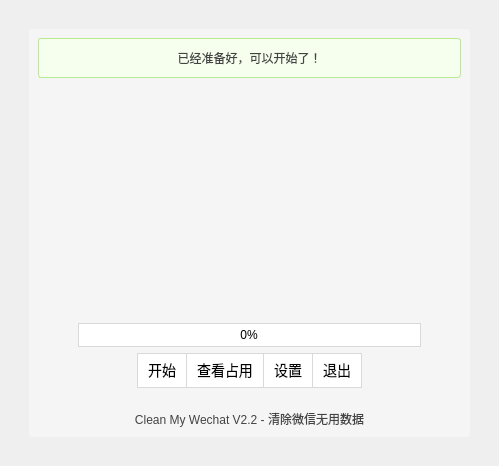
<?xml version="1.0" encoding="UTF-8"?>
<ui version="4.0">
 <class>MainWindow</class>
 <widget class="QMainWindow" name="MainWindow">
  <property name="geometry">
   <rect>
    <x>0</x>
    <y>0</y>
    <width>499</width>
    <height>466</height>
   </rect>
  </property>
  <property name="windowTitle">
   <string>Wechat Cleaner</string>
  </property>
  <property name="autoFillBackground">
   <bool>false</bool>
  </property>
  <property name="styleSheet">
   <string notr="true">* {
	font: 9pt &quot;微软雅黑&quot;;
}
</string>
  </property>
  <widget class="QWidget" name="centralwidget">
   <property name="styleSheet">
    <string notr="true"/>
   </property>
   <layout class="QGridLayout" name="gridLayout">
    <item row="2" column="1">
     <spacer name="horizontalSpacer_2">
      <property name="orientation">
       <enum>Qt::Horizontal</enum>
      </property>
      <property name="sizeHint" stdset="0">
       <size>
        <width>40</width>
        <height>20</height>
       </size>
      </property>
     </spacer>
    </item>
    <item row="0" column="1">
     <spacer name="horizontalSpacer">
      <property name="orientation">
       <enum>Qt::Horizontal</enum>
      </property>
      <property name="sizeHint" stdset="0">
       <size>
        <width>40</width>
        <height>20</height>
       </size>
      </property>
     </spacer>
    </item>
    <item row="1" column="2">
     <spacer name="verticalSpacer_2">
      <property name="orientation">
       <enum>Qt::Vertical</enum>
      </property>
      <property name="sizeHint" stdset="0">
       <size>
        <width>20</width>
        <height>40</height>
       </size>
      </property>
     </spacer>
    </item>
    <item row="1" column="0">
     <spacer name="verticalSpacer">
      <property name="orientation">
       <enum>Qt::Vertical</enum>
      </property>
      <property name="sizeHint" stdset="0">
       <size>
        <width>20</width>
        <height>40</height>
       </size>
      </property>
     </spacer>
    </item>
    <item row="1" column="1">
     <widget class="QFrame" name="mainFrame">
      <property name="minimumSize">
       <size>
        <width>3</width>
        <height>3</height>
       </size>
      </property>
      <property name="styleSheet">
       <string notr="true">.QFrame {
	background: rgb(245, 245, 245);
	border-radius: 3px;
}</string>
      </property>
      <property name="frameShape">
       <enum>QFrame::StyledPanel</enum>
      </property>
      <property name="frameShadow">
       <enum>QFrame::Raised</enum>
      </property>
      <layout class="QVBoxLayout" name="verticalLayout">
       <item>
        <widget class="QLabel" name="lab_info">
         <property name="minimumSize">
          <size>
           <width>0</width>
           <height>40</height>
          </size>
         </property>
         <property name="styleSheet">
          <string notr="true">.QLabel {
	border:1px solid #b7eb8f;
	border-radius:3px;
	line-height: 140px;
	padding: 5px;
	color: #434343;
	background: #f6ffed;
}</string>
         </property>
         <property name="text">
          <string>&lt;html&gt;&lt;head/&gt;&lt;body&gt;&lt;p&gt;已经准备好，可以开始了！&lt;/p&gt;&lt;/body&gt;&lt;/html&gt;</string>
         </property>
         <property name="alignment">
          <set>Qt::AlignCenter</set>
         </property>
        </widget>
       </item>
       <item>
        <spacer name="verticalSpacer_4">
         <property name="orientation">
          <enum>Qt::Vertical</enum>
         </property>
         <property name="sizeHint" stdset="0">
          <size>
           <width>20</width>
           <height>40</height>
          </size>
         </property>
        </spacer>
       </item>
       <item>
        <layout class="QHBoxLayout" name="horizontalLayout_7">
         <item>
          <spacer name="horizontalSpacer_13">
           <property name="orientation">
            <enum>Qt::Horizontal</enum>
           </property>
           <property name="sizeHint" stdset="0">
            <size>
             <width>40</width>
             <height>20</height>
            </size>
           </property>
          </spacer>
         </item>
         <item>
          <widget class="QLabel" name="lab_logo">
           <property name="minimumSize">
            <size>
             <width>200</width>
             <height>200</height>
            </size>
           </property>
           <property name="styleSheet">
            <string notr="true">.QLabel {
	image: url(:/icon/wechat.png);
}</string>
           </property>
           <property name="text">
            <string/>
           </property>
           <property name="alignment">
            <set>Qt::AlignCenter</set>
           </property>
          </widget>
         </item>
         <item>
          <spacer name="horizontalSpacer_14">
           <property name="orientation">
            <enum>Qt::Horizontal</enum>
           </property>
           <property name="sizeHint" stdset="0">
            <size>
             <width>40</width>
             <height>20</height>
            </size>
           </property>
          </spacer>
         </item>
        </layout>
       </item>
       <item>
        <spacer name="verticalSpacer_5">
         <property name="orientation">
          <enum>Qt::Vertical</enum>
         </property>
         <property name="sizeHint" stdset="0">
          <size>
           <width>20</width>
           <height>40</height>
          </size>
         </property>
        </spacer>
       </item>
       <item>
        <layout class="QHBoxLayout" name="horizontalLayout_2">
         <item>
          <spacer name="horizontalSpacer_4">
           <property name="orientation">
            <enum>Qt::Horizontal</enum>
           </property>
           <property name="sizeType">
            <enum>QSizePolicy::Fixed</enum>
           </property>
           <property name="sizeHint" stdset="0">
            <size>
             <width>40</width>
             <height>20</height>
            </size>
           </property>
          </spacer>
         </item>
         <item>
          <widget class="QProgressBar" name="bar_progress">
           <property name="sizePolicy">
            <sizepolicy hsizetype="Preferred" vsizetype="Fixed">
             <horstretch>0</horstretch>
             <verstretch>0</verstretch>
            </sizepolicy>
           </property>
           <property name="maximumSize">
            <size>
             <width>16777215</width>
             <height>16777215</height>
            </size>
           </property>
           <property name="layoutDirection">
            <enum>Qt::LeftToRight</enum>
           </property>
           <property name="styleSheet">
            <string notr="true">.QProgressBar {
    background: #fff;
	border:1px solid #d9d9d9;
	border-radius: 13px;
	color: black;
}
QProgressBar::chunk {
	background-color: #1890ff;
	border-radius:12px;
}</string>
           </property>
           <property name="value">
            <number>0</number>
           </property>
           <property name="alignment">
            <set>Qt::AlignCenter</set>
           </property>
           <property name="textVisible">
            <bool>true</bool>
           </property>
           <property name="orientation">
            <enum>Qt::Horizontal</enum>
           </property>
           <property name="invertedAppearance">
            <bool>false</bool>
           </property>
          </widget>
         </item>
         <item>
          <spacer name="horizontalSpacer_3">
           <property name="orientation">
            <enum>Qt::Horizontal</enum>
           </property>
           <property name="sizeType">
            <enum>QSizePolicy::Fixed</enum>
           </property>
           <property name="sizeHint" stdset="0">
            <size>
             <width>40</width>
             <height>20</height>
            </size>
           </property>
          </spacer>
         </item>
        </layout>
       </item>
       <item>
        <layout class="QHBoxLayout" name="horizontalLayout_3">
         <property name="spacing">
          <number>0</number>
         </property>
         <item>
          <spacer name="horizontalSpacer_5">
           <property name="orientation">
            <enum>Qt::Horizontal</enum>
           </property>
           <property name="sizeType">
            <enum>QSizePolicy::Fixed</enum>
           </property>
           <property name="sizeHint" stdset="0">
            <size>
             <width>100</width>
             <height>20</height>
            </size>
           </property>
          </spacer>
         </item>
         <item>
          <widget class="QLabel" name="lab_clean">
           <property name="styleSheet">
            <string notr="true">.QLabel {
    color: rgba(0,0,0,.65);
    background-color: #fff;
    border: 1px solid #d9d9d9;
	border-right: 0px; 
	height: 24px;
	font-size: 14px;
	padding: 0px 10px;
}
.QLabel:hover {
    color: #40a9ff;
    background-color: #fff;
    border: 1px solid #40a9ff;
	height: 24px;
	font-size: 14px
}</string>
           </property>
           <property name="text">
            <string>&lt;html&gt;&lt;head/&gt;&lt;body&gt;&lt;p&gt;开始&lt;/p&gt;&lt;/body&gt;&lt;/html&gt;</string>
           </property>
           <property name="alignment">
            <set>Qt::AlignCenter</set>
           </property>
          </widget>
         </item>
         <item>
          <widget class="QLabel" name="lab_space">
           <property name="minimumSize">
            <size>
             <width>0</width>
             <height>35</height>
            </size>
           </property>
           <property name="styleSheet">
            <string notr="true">.QLabel {
    color: rgba(0,0,0,.65);
    background-color: #fff;
    border: 1px solid #d9d9d9;
	border-right: 0px; 
	height: 24px;
	font-size: 14px;
	padding: 0px 10px;
}
.QLabel:hover {
    color: #40a9ff;
    background-color: #fff;
    border: 1px solid #40a9ff;
	height: 24px;
	font-size: 14px
}</string>
           </property>
           <property name="text">
            <string>&lt;html&gt;&lt;head/&gt;&lt;body&gt;&lt;p&gt;查看占用&lt;/p&gt;&lt;/body&gt;&lt;/html&gt;</string>
           </property>
           <property name="alignment">
            <set>Qt::AlignCenter</set>
           </property>
          </widget>
         </item>
         <item>
          <widget class="QLabel" name="lab_config">
           <property name="minimumSize">
            <size>
             <width>0</width>
             <height>35</height>
            </size>
           </property>
           <property name="styleSheet">
            <string notr="true">.QLabel {
    color: rgba(0,0,0,.65);
    background-color: #fff;
    border: 1px solid #d9d9d9;
	border-right: 0px; 
	height: 24px;
	font-size: 14px;
	padding: 0px 10px;
}
.QLabel:hover {
    color: #40a9ff;
    background-color: #fff;
    border: 1px solid #40a9ff;
	height: 24px;
	font-size: 14px
}</string>
           </property>
           <property name="text">
            <string>&lt;html&gt;&lt;head/&gt;&lt;body&gt;&lt;p&gt;设置&lt;/p&gt;&lt;/body&gt;&lt;/html&gt;</string>
           </property>
           <property name="alignment">
            <set>Qt::AlignCenter</set>
           </property>
          </widget>
         </item>
         <item>
          <widget class="QLabel" name="lab_close">
           <property name="minimumSize">
            <size>
             <width>0</width>
             <height>30</height>
            </size>
           </property>
           <property name="styleSheet">
            <string notr="true">.QLabel {
    color: rgba(0,0,0,.65);
    background-color: #fff;
    border: 1px solid #d9d9d9;
	height: 24px;
	font-size: 14px;
	padding: 0px 10px;
}

.QLabel:hover {
    color: #40a9ff;
    background-color: #fff;
    border: 1px solid #40a9ff;
	height: 24px;
	font-size: 14px
}</string>
           </property>
           <property name="text">
            <string>&lt;html&gt;&lt;head/&gt;&lt;body&gt;&lt;p&gt;退出&lt;/p&gt;&lt;/body&gt;&lt;/html&gt;</string>
           </property>
           <property name="alignment">
            <set>Qt::AlignCenter</set>
           </property>
          </widget>
         </item>
         <item>
          <spacer name="horizontalSpacer_9">
           <property name="orientation">
            <enum>Qt::Horizontal</enum>
           </property>
           <property name="sizeType">
            <enum>QSizePolicy::Fixed</enum>
           </property>
           <property name="sizeHint" stdset="0">
            <size>
             <width>100</width>
             <height>20</height>
            </size>
           </property>
          </spacer>
         </item>
        </layout>
       </item>
       <item>
        <spacer name="verticalSpacer_3">
         <property name="orientation">
          <enum>Qt::Vertical</enum>
         </property>
         <property name="sizeHint" stdset="0">
          <size>
           <width>20</width>
           <height>40</height>
          </size>
         </property>
        </spacer>
       </item>
       <item>
        <widget class="QLabel" name="lab_about">
         <property name="styleSheet">
          <string notr="true">.QLabel {
	color: #434343;
}</string>
         </property>
         <property name="text">
          <string>Clean My Wechat V2.2 - 清除微信无用数据</string>
         </property>
         <property name="alignment">
          <set>Qt::AlignCenter</set>
         </property>
        </widget>
       </item>
      </layout>
     </widget>
    </item>
   </layout>
  </widget>
 </widget>
 <resources>
  <include location="resources.qrc"/>
 </resources>
 <connections/>
</ui>
